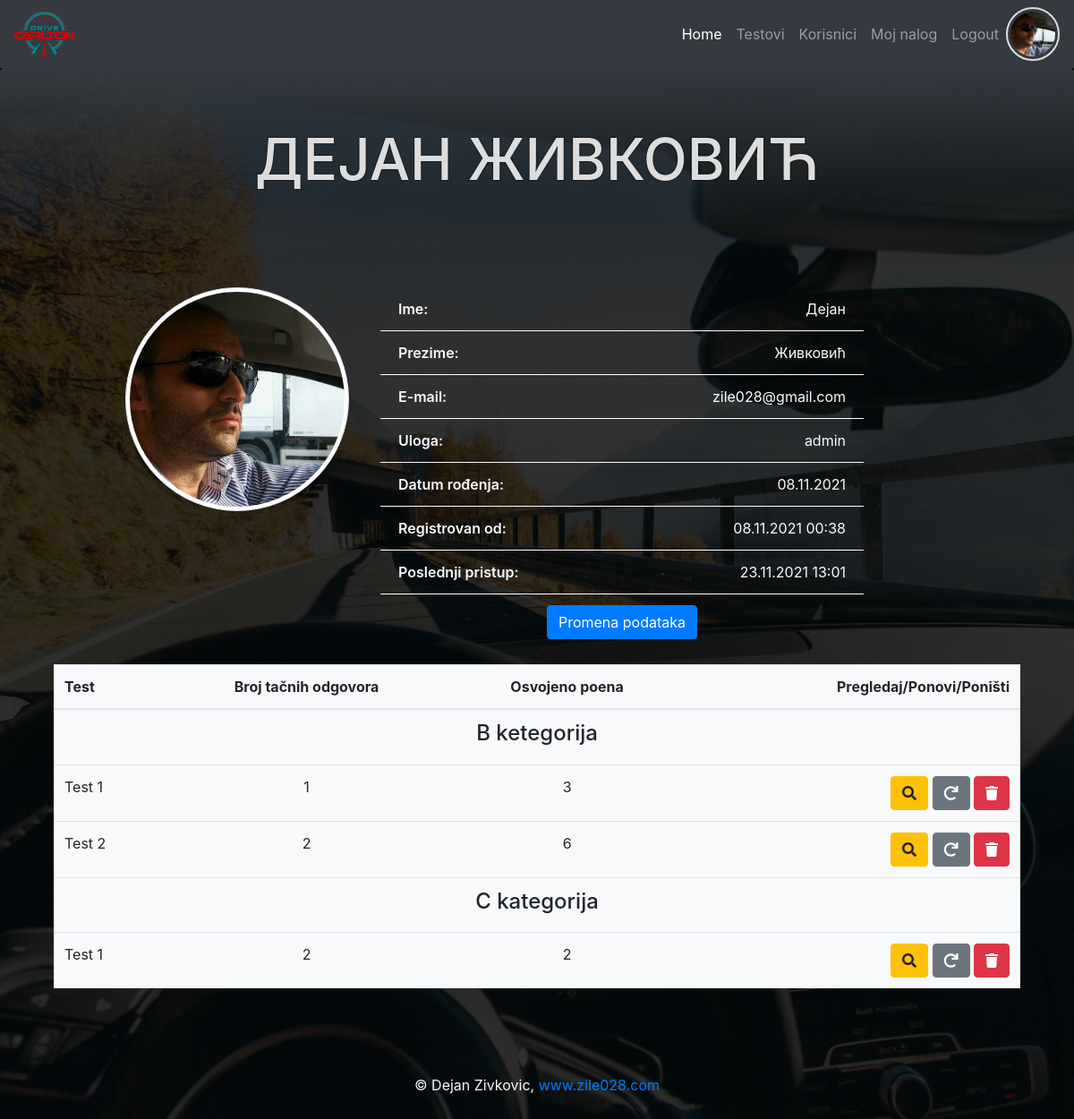
Screenshot of /user.php (signed in) with the database file from the repository.
### tables this page shows
CREATE TABLE `users` (
  `id` int(11) NOT NULL,
  `first_name` varchar(50) NOT NULL,
  `last_name` varchar(50) NOT NULL,
  `date_birth` date NOT NULL,
  `email` varchar(50) NOT NULL,
  `password` varchar(60) NOT NULL,
  `created_at` timestamp NOT NULL DEFAULT CURRENT_TIMESTAMP,
  `last_login` timestamp NOT NULL DEFAULT CURRENT_TIMESTAMP,
  `profil_img` varchar(60) DEFAULT NULL,
  `role_id` int(11) DEFAULT NULL
);

CREATE TABLE `roles` (
  `id` int(11) NOT NULL,
  `role` varchar(30) NOT NULL,
  `description` varchar(255) NOT NULL
);

CREATE TABLE `user_test` (
  `id` int(11) NOT NULL,
  `test_id` int(11) NOT NULL,
  `user_id` int(11) NOT NULL,
  `points` int(11) NOT NULL,
  `number_correct` int(11) NOT NULL,
  `answer_json` json NOT NULL
);

CREATE TABLE `tests` (
  `id` int(11) NOT NULL,
  `test_name` varchar(150) NOT NULL,
  `category_id` int(11) NOT NULL
);

### user.php (called while the page is built, shortened)
<?php
require_once "core/init.php";
$user_info = $User->selectSingleJoin(
    ["users", "roles"],
    "role_id",
    ["id" => $_SESSION["id"]]
);
$test_info = $User->getTestsStatistic($_SESSION["id"]);
require_once ROOT . "/view/user.view.php";

### core/init.php (called while the page is built, shortened)
<?php
require_once "function.php";
require_once "classes/Conection.php";
require_once "classes/QueryBuilder.php";
require_once "classes/User.php";
$database = $conn_config["work_desktop"];
$User         = new User($database);

### core/classes/User.php (called while the page is built, shortened)
<?php
class User extends QueryBuilder
{
    public function isLoged()
    {
        if (isset($_SESSION["id"])) {
            return false;
        } else {
            return true;
        }
    }
    public function getTestsStatistic($user_id)
    {
        $sql = "SELECT
                tc.category_name,
                ut.points,
                ut.number_correct,
                ut.answer_json,
                t.test_name,
                tc.category_name,
                tc.icon,
                ut.id user_test_id,
                t.id test_id
                FROM user_test ut
                JOIN tests t
                ON ut.test_id = t.id
                JOIN test_category tc
                ON tc.id = t.category_id
                WHERE ut.user_id = :id
                ORDER BY t.id ASC
                ";
        $qry = $this->db->prepare($sql);
        $qry->execute(["id" => $user_id]);
        $result = $qry->fetchAll(PDO::FETCH_ASSOC | PDO::FETCH_GROUP);
        return $result;
    }
}

### core/classes/QueryBuilder.php (called while the page is built, shortened)
<?php
class QueryBuilder extends Connection
{
    public function selectSingleJoin(array $table, String $join_on, $criteria)
    {
        $key = key($criteria);
        $sql = "SELECT
                {$table[0]}.*, {$table[0]}.id {$table[0]}_id, {$table[1]}.*
                FROM {$table[0]}
                JOIN {$table[1]}
                ON {$table[0]}.{$join_on} = {$table[1]}.id
                WHERE {$table[0]}.{$key} = :{$key}";
        $qry = $this->db->prepare($sql);
        $qry->execute($criteria);
        $result = $qry->fetch(PDO::FETCH_OBJ);
        return $result;
    }
}

### core/classes/Conection.php (called while the page is built, shortened)
<?php
class Connection
{
    public function __construct($database)
    {
        try {
            $this->db = new PDO("mysql:host={$database['host']};dbname={$database['dbname']}", $database["user"], $database["password"]);
        } catch (PDOException $err) {
            die("Doslo je do greske. Nije moguce konektovati se sa bazom - " . $err->getMessage());
        }
    }
}

### core/function.php (called while the page is built, shortened)
<?php
function displayDate($arg){
    return date("d.m.Y",strtotime($arg));
}
function displayDateTime($arg){
    return date("d.m.Y H:i",strtotime($arg));
}

### view/user.view.php (the view)
<?php
require ROOT . "/include/top.php";
require ROOT . "/include/main_nav.php";
?>
<header class="jumbotron text-center">
    <h1><?php echo "{$user_info->first_name} {$user_info->last_name}"; ?></h1>
</header>
<section class="container">
    <article class="row">
        <div class="col-md-3 offset-md-1">
            <?php if($user_info->profil_img): ?>
            <img id="profil" src="upload/<?php echo $user_info->profil_img; ?>" class="img-thumbnail rounded-circle"
                alt="">
            <?php else: ?>
            <img id="profil" src="asset/logo.png" class="img-thumbnail rounded-circle" alt="">
            <?php endif; ?>
        </div>
        <div class="col-md-6">
            <ul class="user-info list-group  ">
                <li class="list-group-item bg-transparent text-light"><span>Ime:</span>
                    <p><?php echo $user_info->first_name; ?></p>
                </li>
                <li class="list-group-item bg-transparent text-light"><span>Prezime:</span>
                    <p><?php echo $user_info->last_name; ?></p>
                </li>
                <li class="list-group-item bg-transparent text-light"><span>E-mail:</span>
                    <p><?php echo $user_info->email; ?></p>
                </li>
                <li class="list-group-item bg-transparent text-light"><span>Uloga:</span>
                    <p><?php echo $user_info->role; ?></p>
                </li>
                <li class="list-group-item bg-transparent text-light"><span>Datum
                        rođenja:</span>
                    <p><?php echo displayDate($user_info->date_birth); ?></p>
                </li>
                <li class="list-group-item bg-transparent text-light"><span>Registrovan
                        od:</span>
                    <p><?php echo displayDateTime($user_info->created_at); ?></p>
                </li>
                <li class="list-group-item bg-transparent text-light"><span>Poslednji
                        pristup:</span>
                    <p><?php echo displayDateTime($user_info->last_login); ?></p>
                </li>
                <li class="list-group-item bg-transparent text-light border-0 text-center"><a class="btn btn-primary"
                        href="edit_user.php?id=<?php echo $user_info->id; ?>">Promena
                        podataka</a>
                </li>
            </ul>
        </div>
    </article>
    <article class="container mt-3">
        <?php if(count($test_info)>0): ?>
        <table class="bg-light table">
            <thead>
                <tr>
                    <th class="text-left">Test</th>
                    <th class="text-center">Broj tačnih odgovora</th>
                    <th class="text-center">Osvojeno poena</th>
                    <th class="text-right">Pregledaj/Ponovi/Poništi</th>
                </tr>
            </thead>
            <tbody>
                <?php foreach($test_info as $category => $value): ?>
                <tr>
                    <td class="text-center" colspan="4">
                        <h4><?php echo $category; ?></h4>
                    </td>
                </tr>
                <?php foreach($value as $t): ?>
                <tr>
                    <td class="text-left"><?php echo $t["test_name"]; ?></td>
                    <td class="text-center"><?php echo $t["number_correct"]; ?></td>
                    <td class="text-center"><?php echo $t["points"]; ?></td>
                    <td class="text-right">
                        <a class="btn btn-warning" href="preview_test.php?id=<?php echo $t["user_test_id"]; ?>"><i
                                class="fas fa-search"></i></a>
                        <a class="btn btn-secondary" href="preview_test.php?id=<?php echo $t["test_id"]; ?>"><i
                                class="fas fa-redo"></i></a>
                        <a class="btn btn-danger" href="preview_test.php?id=<?php echo $t["test_id"]; ?>"><i
                                class="fas fa-trash"></i></a>
                    </td>
                </tr>
                <?php endforeach; ?>
                <?php endforeach; ?>
            </tbody>
        </table>
        <?php else: ?>
        <h4 class="text-center text-light">Niste radili nijedan test!</h4>
        <?php endif; ?>
    </article>
</section>
<?php
require ROOT . "/include/bottom.php";
?>

### include/main_nav.php (shortened to what this page needs)
<nav class="navbar navbar-expand-lg navbar-dark bg-dark">
    <a class="navbar-brand" href="<?php echo ROOT_DIR; ?>"><img class="img-fluid" src="asset/logo-sm.png" alt=""></a>
    <div class="collapse navbar-collapse" id="navbarNav">
        <ul class="navbar-nav ml-auto">
            <li class="nav-item active">
                <a class="nav-link" href="<?php echo ROOT_DIR; ?>">Home</a>
            </li>
            <li class="nav-item">
                <a class="nav-link" href="<?php echo ROOT_DIR; ?>/testovi.php">Testovi</a>
            </li>
            <?php if(!$User->isLoged() && $user_info->role=="admin"): ?>
            <li class="nav-item">
                <a class="nav-link" href="all_users.php">Korisnici</a>
            </li>
            <?php endif; ?>
            <?php if($User->isLoged()): ?>
            <li class="nav-item">
                <a class="nav-link" href="login_register.php">Login / Register</a>
            </li>
            <?php else: ?>
            <li class="nav-item">
                <a class="nav-link" href="user.php">Moj nalog</a>
            </li>
            <li class="nav-item">
                <a class="nav-link" href="logout.php">Logout</a>
            </li>
            <?php endif; ?>
        </ul>
        <?php if(!$User->isLoged()): ?>
        <div class="loged-profil">
            <img src="<?php echo ROOT_DIR . TARGET_DIR . ($user_info->profil_img ?:"../asset/logo-sm.png"); ?>" alt="">
        </div>
        <?php endif; ?>
    </div>
</nav>

### css/style.css (style rules this page uses)
* { margin: 0; padding: 0; box-sizing: border-box; }
body { background: linear-gradient(rgba(0, 0, 0, 0.8), rgba(0, 0, 0, 0.8)), url(../asset/bg.jpg); background-position: center top; background-size: cover; background-attachment: fixed; }
.jumbotron { background: linear-gradient(to bottom, rgba(52, 58, 64, 1), rgba(0, 0, 0, 0)); color: #ddd; }
h1 { text-transform: uppercase; font-size: 4rem; }
h1, h1 + * { text-shadow: 0 0 2px #000; }
.navbar-brand img, .loged-profil img { height: 50px; }
ul li span { font-weight: 600; margin-right: 10px; }
ul li span + * { margin: 0; float: right; }
.img-thumbnail { height: 250px; width: 250px; }
.loged-profil img { border: 2px solid #ddd; padding: 3px; border-radius: 50%; width: 60px; height: 60px; object-fit: cover; }
.user-info li { border: transparent; border-bottom: 1px solid #fff; }

### rows the page displays
users: profil_img (picture), first_name "ДЕЈАН", last_name "ЖИВКОВИЋ", first_name "Дејан", last_name "Живковић", email "zile028@gmail.com", role.role "admin", date_birth "08.11.2021", created_at "08.11.2021 00:38", last_login "23.11.2021 13:01"
user_test: test.test_name "Test 1", number_correct "1", points "3"
user_test: test.test_name "Test 2", number_correct "2", points "6"
user_test: test.test_name "Test 1", number_correct "2", points "2"

### other values shown
$category "B ketegorija"
$category "C kategorija"
